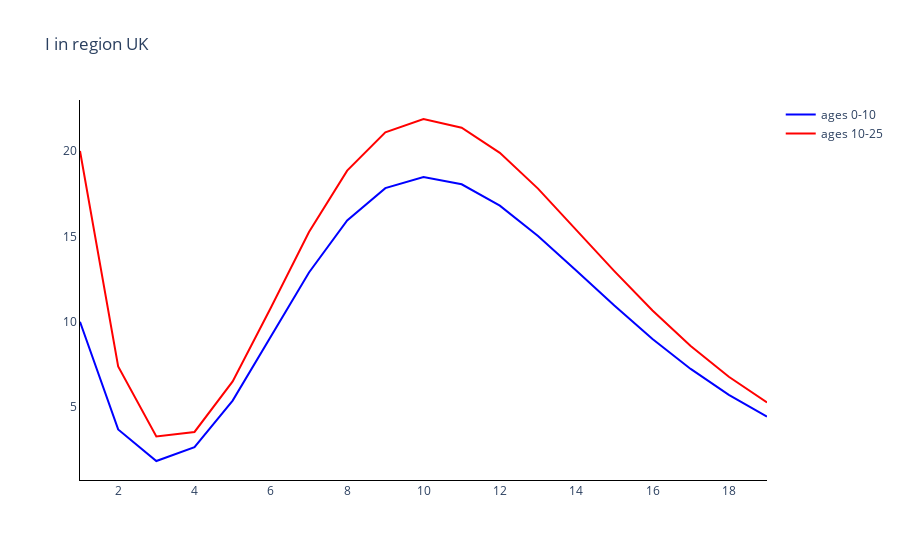

Source (notebook cell):
### Markdown cell above
### Plot the unvaccinated symptomatic infectious comparment for one region (UK) and one age group (0-10)

### Code cell
# Trace names - represent the solver used for the simulation
trace_name = ['ages {}'.format(a) for a in age_groups]

# Compartment list - type and age
fig = go.Figure()

# Plot (line plot for each method of simulation)
for a in range(len(age_groups)):
    fig.add_trace(
        go.Scatter(
            y=outputs[0][:, 36 * len(age_groups) + a],
            x=parameters.vaccine_parameters.times,
            mode='lines',
            name=trace_name[a],
            line_color=colours[a]
        )
    )

# Add axis labels
fig.update_layout(
    boxmode='group',
    title='I in region {}'. format(regions[0]),
    plot_bgcolor='white',
    xaxis=dict(linecolor='black'),
    yaxis=dict(linecolor='black'),
    )

fig.write_image('images/Toy.pdf')
fig.show()

### Figure 1 — Plotly figure (JSON) as saved in the notebook; plotly's stock layout.template omitted (floating-point values rounded to 4 significant figures)
{"data": [{"line": {"color": "blue"}, "mode": "lines", "name": "ages 0-10", "type": "scatter", "x": [1, 2, 3, 4, 5, 6, 7, 8, 9, 10, 11, 12, 13, 14, 15, 16, 17, 18, 19], "y": [10, 3.706, 1.858, 2.673, 5.391, 9.12, 12.89, 15.93, 17.82, 18.48, 18.05, 16.8, 15.03, 13.01, 10.95, 9.0, 7.244, 5.726, 4.455]}, {"line": {"color": "red"}, "mode": "lines", "name": "ages 10-25", "type": "scatter", "x": [1, 2, 3, 4, 5, 6, 7, 8, 9, 10, 11, 12, 13, 14, 15, 16, 17, 18, 19], "y": [20, 7.39, 3.298, 3.557, 6.511, 10.83, 15.25, 18.85, 21.09, 21.87, 21.36, 19.89, 17.79, 15.41, 12.97, 10.66, 8.582, 6.784, 5.278]}], "layout": {"boxmode": "group", "plot_bgcolor": "white", "title": {"text": "I in region UK"}, "xaxis": {"linecolor": "black"}, "yaxis": {"linecolor": "black"}}}
